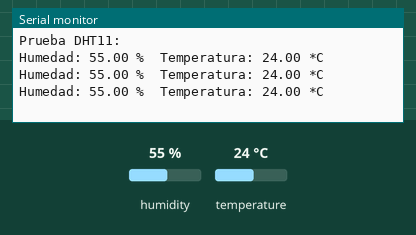
A sketch run on a simulated Arduino Uno, built with avr-gcc and run on an emulated ATmega328P. Parts: the last lines printed to the serial monitor. The test bench sets the inputs (shaded band); at power-on: humidity 55 %, temperature 24 °C.

Above: at 2.8 s.
2.9 s: humidity set to 22 %
At 5.5 s:
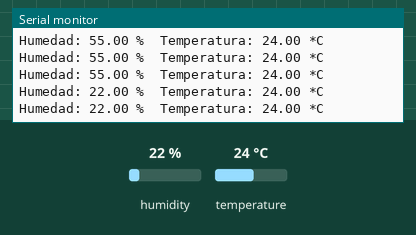
5.6 s: temperature set to 12 °C
At 6.9 s:
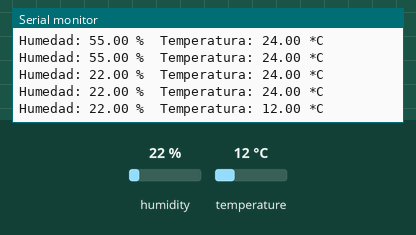
8.3 s: humidity set to 40 %
At 10.0 s:
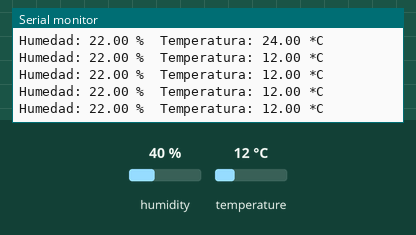
Timing chart, 0 to 11.5 s (numbered marks = the images above; inputs shaded):
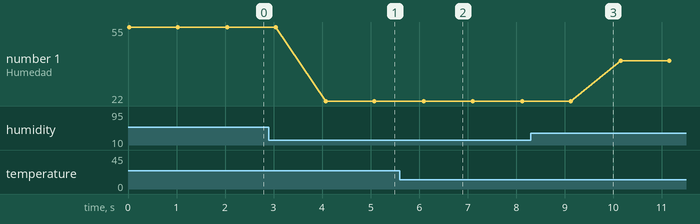

Measured:
- after the input at 2.9 s, the serial monitor: prints a new line after 1.2 s (image 1)
- after the input at 5.6 s, the serial monitor: prints a new line after 0.50 s (image 2)
- plotted number 1: 55 → 22 after the input at 2.9 s, 22 → 40 after the input at 8.3 s

The sketch:

Sensor_de_temperatura.ino
```cpp
#include <DHT.h>

DHT dht(10, DHT11); // O DHT22 según el sensor que usemos.

void setup()
{
  Serial.begin(9600);
  Serial.println("Prueba DHT11:");
  dht.begin();
}

void loop()
{
  // Se lee la humedad y la temperatura del sensor:
  float h = dht.readHumidity();
  float t = dht.readTemperature();

  // Si los valores leídos no son números se advierte de ello, de lo contrario se imprimen los resultados:
  if(isnan(t) || isnan(h))
  {
    Serial.println("Fallo de lectura del DHT");
  }
  else
  {
    Serial.print("Humedad: ");     Serial.print(h); Serial.print(" %\t");
    Serial.print("Temperatura: "); Serial.print(t); Serial.print(" *C\n");
  }
  delay(1000);
}
```
